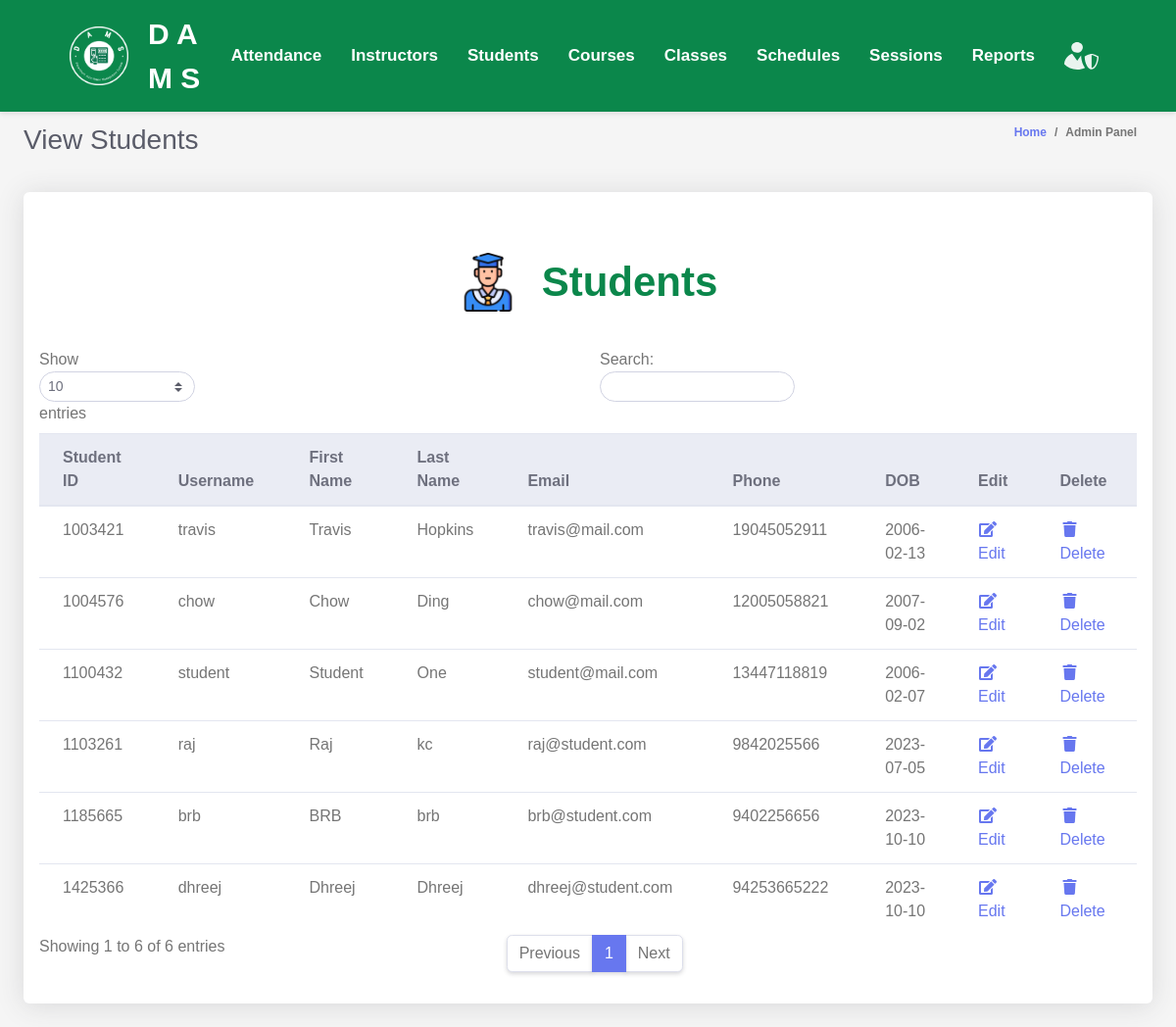
The page /admin/viewStudents.php on the database as committed earlier.
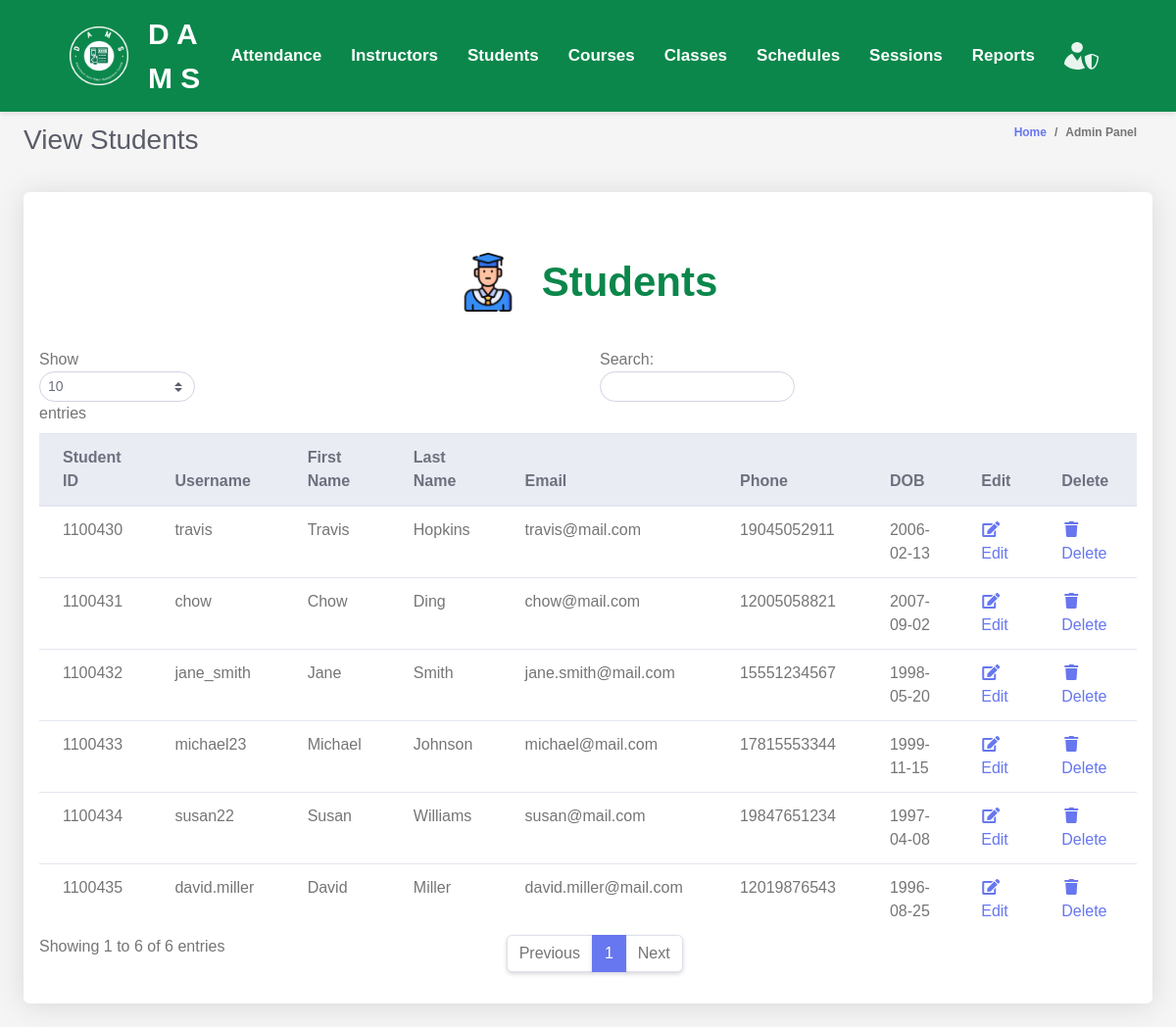
The same page on the database as committed later.
### tables this page shows
CREATE TABLE `students` (
  `student_id` INT(11) PRIMARY KEY NOT NULL AUTO_INCREMENT,
  `username` VARCHAR(255) DEFAULT NULL,
  `first_name` VARCHAR(255) DEFAULT NULL,
  `last_name` VARCHAR(255) DEFAULT NULL,
  `email` VARCHAR(255) DEFAULT NULL,
  `phone` BIGINT(20) DEFAULT NULL,
  `dob` DATE DEFAULT NULL,
  `password` VARCHAR(255) DEFAULT NULL
);

### admin/admin.php (called while the page is built, shortened)
<?php
$database = new Database();
$conn = $database->getConnection();
class Admin
{
    public function list_students()
    {
        global $conn;
        $query = "SELECT * FROM students";
        $rs = $conn->query($query);
        $users = array();
        while ($row = $rs->fetch_assoc()) {
            $users[] = $row;
        }
        return $users;
    }
}

### admin/studentsTable.php (the view, shortened to what this page needs)
<div class="row">
    <div class="col-lg-12">
        <div class="card mb-4">
        <div class="table-text">
            <img src="../assets/images/student.png" >
            <div>
                Students
            </div>
        </div>
            <div class="table-responsive p-3">
                <table class="table align-items-center table-flush table-hover" id="dataTableHover">
                    <thead class="thead-light">
                        <tr>
                            <th>Student ID</th>
                            <th>Username</th>
                            <th>First Name</th>
                            <th>Last Name</th>
                            <th>Email</th>
                            <th>Phone</th>
                            <th>DOB</th>
                            <th>Edit</th>
                            <th>Delete</th>
                        </tr>
                    </thead>
                    <tbody>
                        <?php
                        include "admin.php";
                        $admin = new Admin();
                        $users = $admin->list_students();
                        foreach ($users as $user) {
                            echo "<tr>";
                            echo "<td>" . $user['student_id'] . "</td>";
                            echo "<td>" . $user['username'] . "</td>";
                            echo "<td>" . $user['first_name'] . "</td>";
                            echo "<td>" . $user['last_name'] . "</td>";
                            echo "<td>" . $user['email'] . "</td>";
                            echo "<td>" . $user['phone'] . "</td>";
                            echo "<td>" . $user['dob'] . "</td>";
                            echo "<td><a href='?action=edit&Id=".$user['student_id']."'><i class='fas fa-fw fa-edit'></i>Edit</a></td>";
                            echo "<td><a href='?action=delete&Id=".$user['student_id']."'><i class='fas fa-fw fa-trash'></i>Delete</a></td>";
                            echo "</tr>";
                        }
                        ?>
                    </tbody>
                </table>
            </div>
        </div>
    </div>
</div>

Rows that differ between the two databases and show on the page:
removed students: student_id "1003421", username "travis", first_name "Travis", last_name "Hopkins", email "travis@mail.com", phone "19045052911", dob "2006-02-13"
removed students: student_id "1004576", username "chow", first_name "Chow", last_name "Ding", email "chow@mail.com", phone "12005058821", dob "2007-09-02"
removed students: student_id "1103261", username "raj", first_name "Raj", last_name "kc", email "raj@student.com", phone "9842025566", dob "2023-07-05"
removed students: student_id "1185665", username "brb", first_name "BRB", last_name "brb", email "brb@student.com", phone "9402256656", dob "2023-10-10"
removed students: student_id "1425366", username "dhreej", first_name "Dhreej", last_name "Dhreej", email "dhreej@student.com", phone "94253665222", dob "2023-10-10"
added students: student_id "1100430", username "travis", first_name "Travis", last_name "Hopkins", email "travis@mail.com", phone "19045052911", dob "2006-02-13"
added students: student_id "1100431", username "chow", first_name "Chow", last_name "Ding", email "chow@mail.com", phone "12005058821", dob "2007-09-02"
changed students id 1100432: username "student" → "jane_smith"; first_name "Student" → "Jane"; last_name "One" → "Smith"; email "student@mail.com" → "jane.smith@mail.com"; phone "13447118819" → "15551234567"; dob "2006-02-07" → "1998-05-20"
added students: student_id "1100433", username "michael23", first_name "Michael", last_name "Johnson", email "michael@mail.com", phone "17815553344", dob "1999-11-15"
added students: student_id "1100434", username "susan22", first_name "Susan", last_name "Williams", email "susan@mail.com", phone "19847651234", dob "1997-04-08"
added students: student_id "1100435", username "david.miller", first_name "David", last_name "Miller", email "david.miller@mail.com", phone "12019876543", dob "1996-08-25"
